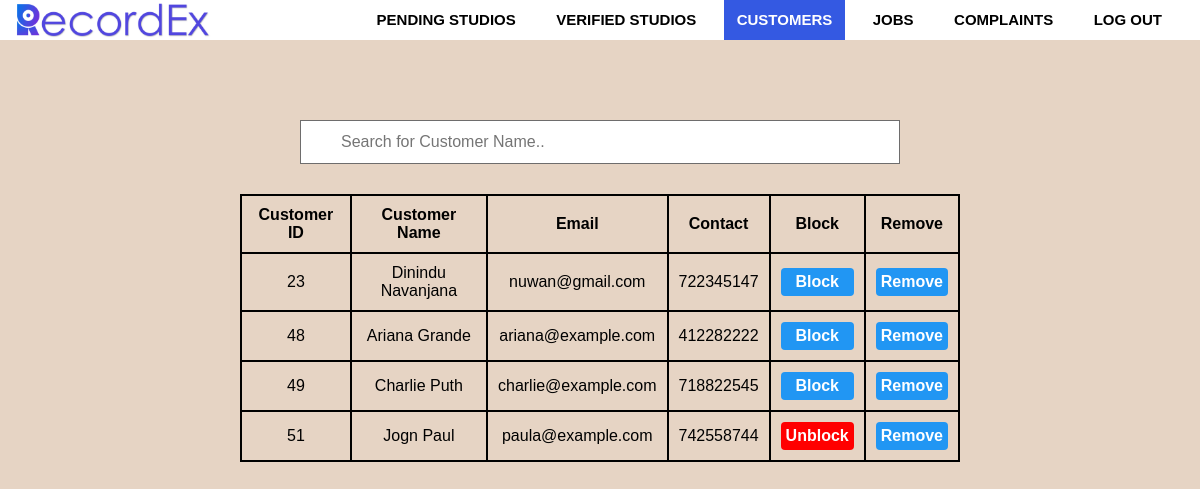
The page /admin/customers.php on the database as committed earlier.
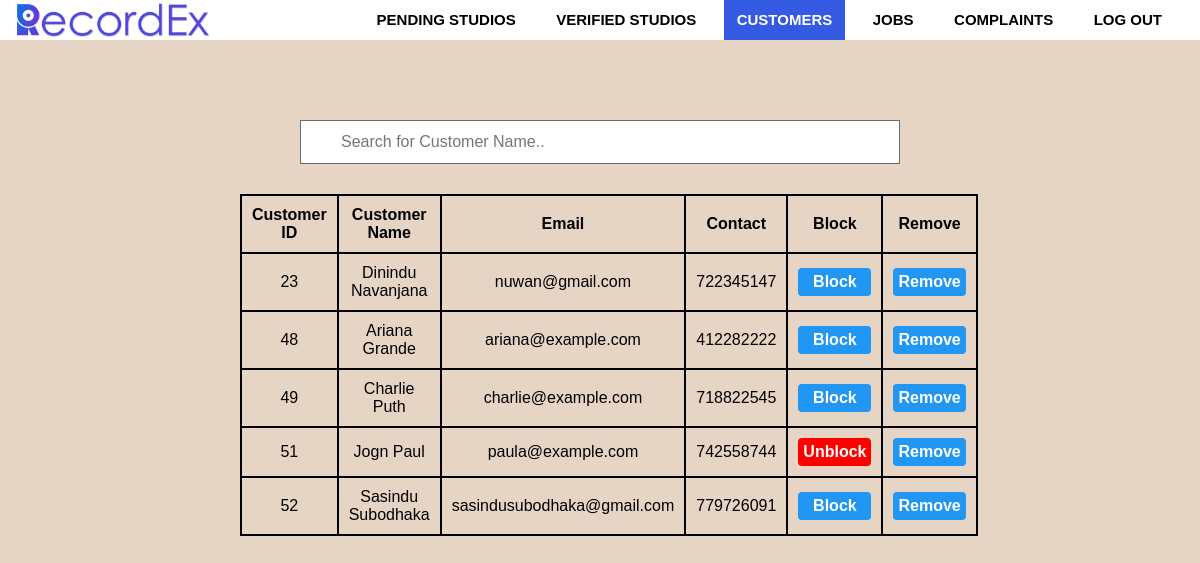
The same page on the database as committed later.
### tables this page shows
CREATE TABLE `customer` (
  `c_id` int(6) NOT NULL,
  `first_name` varchar(60) NOT NULL,
  `last_name` varchar(60) NOT NULL,
  `email` varchar(60) NOT NULL,
  `tele_no` int(10) NOT NULL,
  `password` varchar(60) NOT NULL,
  `email_verified` tinyint(1) NOT NULL DEFAULT 0,
  `blocked` int(1) NOT NULL DEFAULT 0,
  `image` varchar(500) NOT NULL,
  `status` varchar(10) NOT NULL DEFAULT 'Active now'
);

### admin/customers.php (the view, shortened to what this page needs)
<?php
require_once('../inc/connection.php');
?>
<?php
  if(!isset($_GET['errors'])){
    $query = "SELECT * FROM customer WHERE email_verified = 1";
    $result_set = mysqli_query($connection,$query);
    if($result_set){
      if(mysqli_num_rows($result_set)==0){
        header('Location: customers.php?error=There are no verified customers.');
      }
      else{
        $table = "<table style='max-width:60%;' id='customers'>";
        $table .= "<tr><th>Customer ID</th><th>Customer Name</th><th>Email</th><th>Contact</th><th>Block</th><th>Remove</th></tr>";
        while($record =mysqli_fetch_assoc($result_set)){
          $table .= "<tr>";
          $table .= "<td>".$record['c_id']."</td>";
          $table .= "<td>".$record['first_name']." ".$record['last_name']."</td>";
          $table .= "<td>".$record['email']."</td>";
          $table .= "<td>".$record['tele_no']."</td>";
          if($record['blocked']==0){
            $table .= "<td>"."<form action=customers.php?cust_block=$record[c_id] method='post' ><button type='submit'>Block</button></form>"."</td>";
          }
          else{
            $table .= "<td>"."<form action=customers.php?cust_unblock=$record[c_id] method='post' ><button style='background-color:red;' type='submit'>Unblock</button></form>"."</td>";
          }
          $table .= "<td>"."<button type='submit' onclick='removeme($record[c_id])'>Remove</button>"."</td>";
          $table .= "</tr>";
        }
      }
    }
  }
?>
<!DOCTYPE html>
<html>
<head>
   <link rel="stylesheet" type="text/css" href="css/admin.css">
   <?php require_once('inc/navbar.php'); ?>
</head>
<body>
<div class="row">
<input type="text" id="myInput" onkeyup="myFunction()" placeholder="Search for Customer Name.." title="Type in a Name">
    <?php
         if(isset($_GET['error'])){
            echo '<div class="error">';
               echo $_GET['error'];
            echo '</div>';
           }
           else{
            echo $table;
           }
    ?>
</div>
</body>
</html>

Rows that differ between the two databases and show on the page:
added customer: c_id "52", first_name "Sasindu", last_name "Subodhaka", email "sasindusubodhaka@gmail.com", tele_no "779726091"
